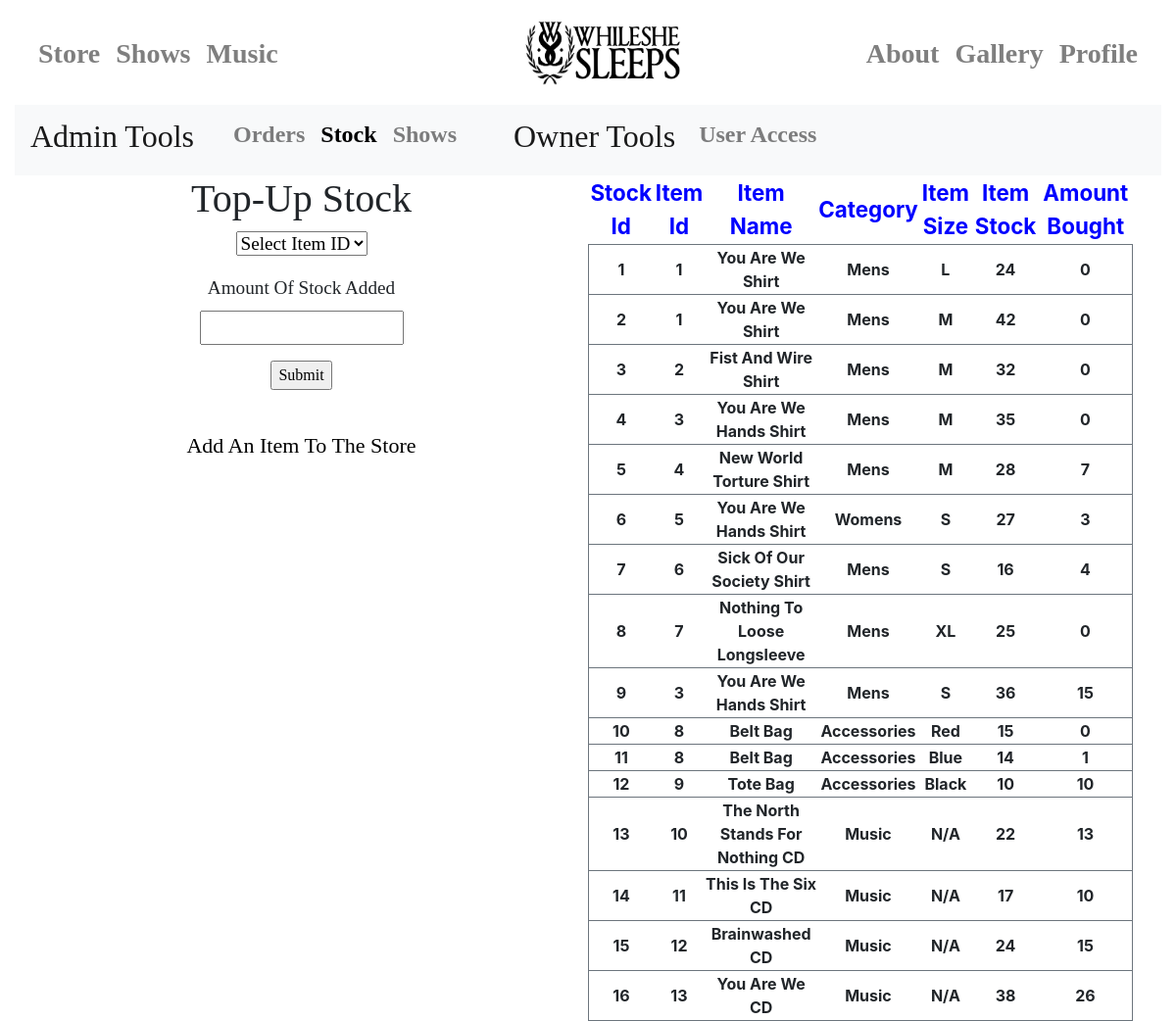
The page /admin/stock (signed in) on the database as committed earlier.
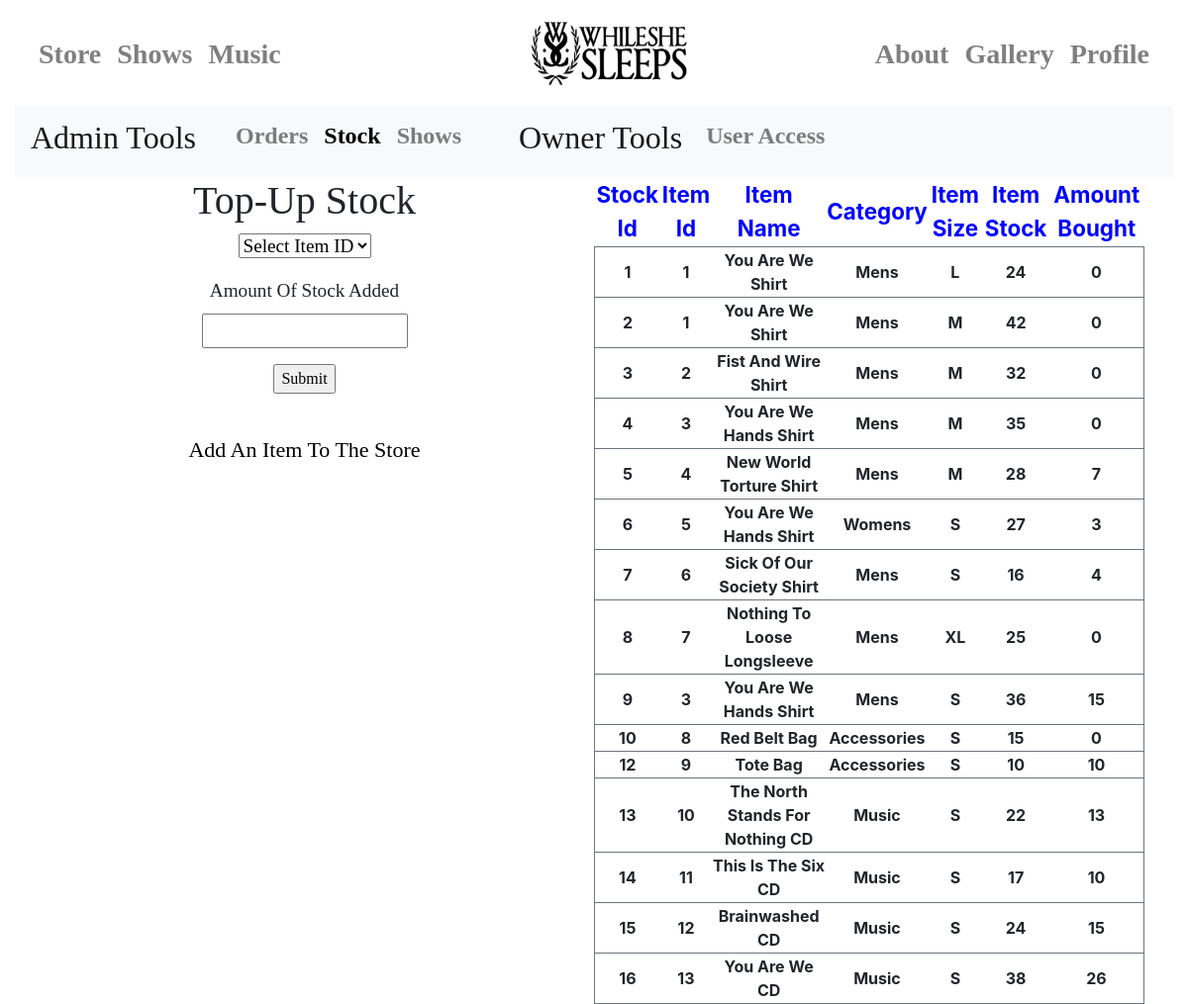
The same page on the database as committed later.
### app/models.py (models this page shows, shortened)
class User(UserMixin, db.Model):
    id = db.Column(db.Integer, primary_key=True)
    username = db.Column(db.String(64), index=True, unique=True)
    email = db.Column(db.String(120), index=True, unique=True)
    password_hash = db.Column(db.String(128))
    name = db.Column(db.String(40), index=True)
    address1 = db.Column(db.String(40), index=True)
    address2 = db.Column(db.String(40), index=True)
    towncity = db.Column(db.String(40), index=True)
    postcode = db.Column(db.String(40), index=True)
    accesslevel = db.Column(db.Integer, index=True)
    card = db.Column(db.String)

class stock(db.Model):
    id = db.Column(db.Integer, primary_key=True)
    itemid = db.Column(db.Integer, db.ForeignKey("store.id"))
    size = db.Column(db.String(40))
    stock = db.Column(db.Integer)
    colour = db.Column(db.String(40))
    bought = db.Column(db.Integer)

class Store(db.Model):
    id = db.Column(db.Integer, primary_key=True)
    name = db.Column(db.String(40))
    image = db.Column(db.String(40))
    cat = db.Column(db.String(40))
    price = db.Column(db.Float)
    sale = db.Column(db.Integer)
    back_image = db.Column(db.String)
    cost = db.Column(db.Float)

### app/routes.py (the view)
@app.route("/admin/stock", methods=["GET", "POST"])
def stock_page():
    if current_user.is_anonymous:
        return redirect(404)
    else:
        for i in User.query.all():
            if current_user.id == i.id:
                if i.accesslevel >= 2:
                    form = topup_form()
                    if form.validate_on_submit():
                        for i in stock.query.all():
                            if str(form.item.data) == str(i.id):
                                i.stock = i.stock + int(form.amount.data)
                                db.session.commit()
                                flash("Stock Updated")
                    return render_template("user/admin/stock.html", title="Admin-", stock=stock.query.all(), store=Store.query.all(), form=form, users=User.query.all())
                else:
                    return redirect(404)

### app/forms.py
class topup_form(FlaskForm):
    the_list = [(None, "Select Item ID")]
    for i in stock.query.all():
        the_list.append((str(i.id), str(i.id)))
    item = SelectField(
        choices=the_list
    )
    amount = StringField("Amount Of Stock Added")
    submit = SubmitField("Submit")

### app/models.py (called while the page is built)
@login.user_loader
def load_user(the_id):
    return User.query.get(int(the_id))

### app/templates/user/admin/stock.html (shortened to what this page needs)
{% extends"user/admin/admin_layout.html" %}
{% block body %}
<div class="text-center" style="float: left; width: 50%;font-family: Rockwell">
<h1>Top-Up Stock</h1>
<form action="" method="post">
            <p style="font-size: 120%">
                {{ form.item(size=1) }}<br>
            </p>
            <p style="font-size: 120%">
                {{ form.amount.label }}<br>
                {{ form.amount(size=16) }}<br>
                </p>
            <p>{{ form.submit() }}</p>
    </form>
<br>
    <a id="link" href="{{ url_for("additem") }}">Add An Item To The Store</a>
</div>
    <div class="text-center" style="float: left;width: 50%; overflow: auto">
    <table id="tblProduct" style="width: 95%">
    <tr style="font-size: 140%; color: blue">
        <th>Stock Id</th>
        <th>Item Id</th>
        <th>Item Name</th>
        <th>Category</th>
        <th>Item Size</th>
        <th>Item Stock</th>
        <th>Amount Bought</th>
    </tr>
{% for i in stock %}
    {% for j in store %}
        {% if j.id == i.itemid %}
    <tr style="border: solid 1px #6c757d">
        <th>{{ i.id }}</th>
        <th>{{ i.itemid }}</th>
        <th>{{ j.name }}</th>
        <th>{{ j.cat }}</th>
        <th>{{ i.size }}</th>
        <th>{{ i.stock }}</th>
        <th>{{ i.bought }}</th>
    </tr>
        {% endif %}
        {% endfor %}
    {% endfor %}
    </table>
    </div>
{% endblock %}

### app/templates/user/admin/admin_layout.html (shortened to what this page needs)
<!DOCTYPE html>
<html lang="en">
<head>
    <link rel="stylesheet" href="{{ url_for("static", filename="style.css") }}" type="text/css">
</head>
<body>
<div class="container">
    {% include"_navbar.html" %}
    {% include"user/admin/admin_navbar.html" %}
    {% block body %}{% endblock %}
</div>
</body>
</html>

### app/templates/_navbar.html (shortened to what this page needs)
<nav class="navbar navbar-expand-md navbar-light bg-transparent mb-4">
      <div class="collapse navbar-collapse" id="navbarCollapse">
        <ul class="navbar-nav mr-auto">
          <li class="nav-item">
              <a class="nav-link" href="/store"><h1 style="font-size:175%;margin-top: 0.4em;font-family: 'Century Gothic'"><b>Store</b></h1></a>
          </li>
          <li class="nav-item">
              <a id="current_shows" class="nav-link" href="/shows"><h1 style="font-size:175%;margin-top: 0.4em;font-family: 'Century Gothic'"><b>Shows</b></h1></a>
            <li class="nav-item">
            <a id="current_music" class="nav-link" href="/music"><h1 style="font-size:175%;margin-top: 0.4em;font-family: 'Century Gothic'"><b>Music</b></h1></a>
            </li>
            <li class="nav-item">
            </li>
        </ul>
      <ul class="nav navbar-nav mr-auto">
            <li class="nav-item">
                <a class="nav-link" href="/"><img style="margin-right: 0" src="{{ url_for("static", filename="images/logowithtext.jpg") }}" width="165" height="75" alt="While She Sleeps"> </a>
            </li>
        </ul>
      <ul class="nav navbar-nav navbar-right">
          <li class="nav-item">
              <a id="current_about" class ="nav-link" href="/about"><h1 style="font-size:175%;text-align: right;margin-top: 0.4em;font-family: 'Century Gothic'"><b>About</b></h1></a>
          </li>
            <li class="nav-item">
                <a id="current_photos" class ="nav-link" href="/photos"><h1 style="font-size:175%;text-align: right;margin-top: 0.4em;font-family: 'Century Gothic'"><b>Gallery</b></h1></a>
          </li>
            {% if current_user.is_anonymous %}
                <li class="nav-item">
                    <a class="nav-link" href="{{ url_for('login') }}"><h1 style="font-size:175%;text-align: right;margin-top: 0.4em;font-family: 'Century Gothic'"><b>Login/SignUp</b></h1></a>
                </li>
            {% else %}
                <li class="nav-item">
                    <a id="current_profile" class="nav-link" href="{{ url_for('profile', username=current_user.username) }}"><h1 style="font-size:175%;text-align: right;margin-top: 0.4em; font-family: 'Century Gothic'"><b>Profile</b></h1></a>
                </li>
            {% endif %}
        </ul>
      </div>
    </nav>

### app/templates/user/admin/admin_navbar.html (shortened to what this page needs)
<nav class="navbar navbar-expand-md navbar-light bg-light mb-4">
    <a class="navbar-brand" href="/admin" style="font-family: 'Century Gothic'"><h1 style="font-size: 160%">Admin Tools</h1></a>
      <div class="collapse navbar-collapse" id="navbarCollapse">
        <ul class="navbar-nav mr-auto">
            <li class="nav-item">
                <a class="nav-link">    </a>
            </li>
            <li class="nav-item">
                <a id="admin_orders" class="nav-link" href="/admin/orders"><h1 style="font-size:150%;font-family: 'Century Gothic'"><b>Orders</b></h1></a>
          </li>
          <li class="nav-item">
            <a id="admin_stock" class="nav-link" href="/admin/stock"><h1 style="font-size:150%;font-family: 'Century Gothic'"><b>Stock</b></h1></a>
          </li>
            <li class="nav-item">
                <a id="admin_shows" class ="nav-link" href="/admin/shows"><h1 style="font-size:150%;font-family: 'Century Gothic'"><b>Shows</b></h1></a>
            </li>
            {%  for i in users %}
                {% if i.id == current_user.id %}
                    {% if i .accesslevel ==3 %}
                        <li class="navbar-brand"><h1 style="font-size: 160%;font-family: 'Century Gothic';margin-left: 50px">Owner Tools</h1> </li>
                        <li><a id="owner_access" class="nav-link" href="/admin/users"><h1 style="font-size: 150%;font-family: 'Century Gothic'"><b>User Access</b></h1></a> </li>
                    {% endif %}
                {% endif %}
            {% endfor %}
        </ul>
      </div>
    </nav>

### app/templates/user/admin/stock.html (style rules this page uses)
#admin_stock { color: black; }
#link { color: black; text-decoration: none; font-family: Rockwell; font-size: 22px; }

Rows that differ between the two databases and show on the page:
removed stock: id "11", itemid "8", size "Blue", stock "14", bought "1", Store (name "Belt Bag", cat "Accessories")
changed stock id 10: size "Red" → "S"
changed Store: name "Belt Bag" → "Red Belt Bag"
changed stock id 12: size "Black" → "S"
changed stock id 13: size "N/A" → "S"
changed stock id 14: size "N/A" → "S"
changed stock id 15: size "N/A" → "S"
changed stock id 16: size "N/A" → "S"
